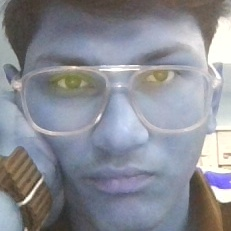
#> input picture dataset/User_1_10.jpg, 231 x 231 px, found by its file name; its folder holds 4 pictures in this run
$ python Data_Training.py
#> lines starting #> are read from the running program, lines starting #| are printed output that depends on the picture
import cv2
import os
import numpy as np
from PIL import Image

data_path = r'C:\Users\naman\PycharmProjects\Face Unlocking System\dataset'
recognizer = cv2.face.LBPHFaceRecognizer_create()
faceCascade = cv2.CascadeClassifier(
    cv2.data.haarcascades + "haarcascade_frontalface_default.xml"
)

def getImagesAndLabels(path):
    imagesPaths = [os.path.join(path, f) for f in os.listdir(path)]
    faceSamples = []
    ids = []
    for imagePath in imagesPaths:
        PIL_img = Image.open(imagePath).convert('L')
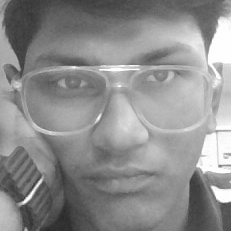
#> PIL_img: PIL image 231x231 L; min 41, max 255, mean 141.2
        img_numpy = np.array(PIL_img, 'uint8')
        filename = os.path.splitext(os.path.basename(imagePath))[0]
        user_id = int(filename.split("_")[1])
        faces = faceCascade.detectMultiScale(img_numpy)
#> faces = [[17, 14, 198, 198]]
        for (x, y, w, h) in faces:
            faceSamples.append(img_numpy[y:y + h, x:x + w])
            ids.append(user_id)
#> this loop made 1 pass
#> after the loop, faceSamples = 1 item; ids = [1]
#> pass 2 of the loop in getImagesAndLabels, `for imagePath in imagesPaths:`:
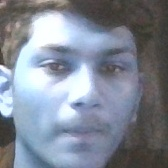
#> input picture dataset/User_1_11.jpg, 168 x 168 px, found by its file name
#> in getImagesAndLabels, `PIL_img = Image.open(imagePath).convert('L')`:
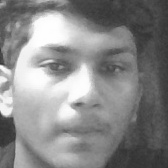
#> PIL_img: PIL image 168x168 L; min 47, max 255, mean 136.1
#> faces = [[10, 11, 144, 144]]
#> the loop in getImagesAndLabels, `for (x, y, w, h) in faces:` made 1 pass
#> after the loop in getImagesAndLabels, `for (x, y, w, h) in faces:`: faceSamples = 2 items; ids = [1, 1]
#> pass 3 of the loop in getImagesAndLabels, `for imagePath in imagesPaths:`:
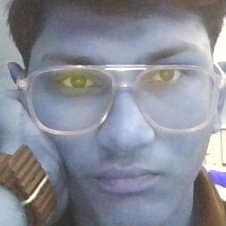
#> input picture dataset/User_1_12.jpg, 226 x 226 px, found by its file name
#> in getImagesAndLabels, `PIL_img = Image.open(imagePath).convert('L')`:
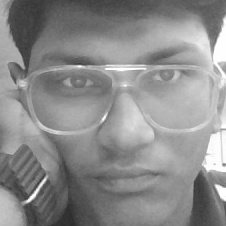
#> PIL_img: PIL image 226x226 L; min 42, max 255, mean 139.6
#> faces = [[24, 18, 188, 188]]
#> the loop in getImagesAndLabels, `for (x, y, w, h) in faces:` made 1 pass
#> after the loop in getImagesAndLabels, `for (x, y, w, h) in faces:`: faceSamples = 3 items; ids = [1, 1, 1]
#> the loop made 4 passes; the first 3 are shown

    return faceSamples, ids

print("\n*** Training faces. It will take a few seconds. Wait ... ***")

faces, ids = getImagesAndLabels(data_path)
trainer_path = r'C:\Users\naman\PycharmProjects\Face Unlocking System\trainer\trainer.yml'
recognizer.train(faces, np.array(ids))
recognizer.write(trainer_path)
print("\n *** {0} faces trained. Exiting Program ***".format(len(np.unique(ids))))
